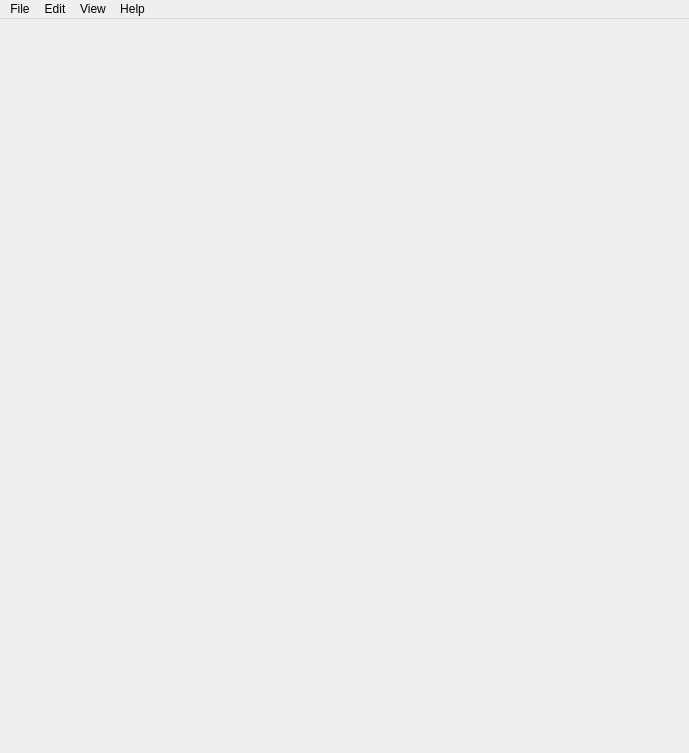
<?xml version="1.0" encoding="UTF-8"?>
<ui version="4.0">
 <class>GenComp::MainWindow</class>
 <widget class="QMainWindow" name="GenComp::MainWindow">
  <property name="enabled">
   <bool>true</bool>
  </property>
  <property name="geometry">
   <rect>
    <x>0</x>
    <y>0</y>
    <width>689</width>
    <height>753</height>
   </rect>
  </property>
  <property name="windowTitle">
   <string>MainWindow</string>
  </property>
  <widget class="QWidget" name="centralwidget">
   <property name="enabled">
    <bool>true</bool>
   </property>
   <layout class="QGridLayout" name="gridLayout">
    <property name="leftMargin">
     <number>0</number>
    </property>
    <property name="topMargin">
     <number>0</number>
    </property>
    <property name="rightMargin">
     <number>0</number>
    </property>
    <property name="bottomMargin">
     <number>0</number>
    </property>
    <item row="0" column="0">
     <layout class="QHBoxLayout" name="centrallayout">
      <item>
       <widget class="FancyTabBar" name="tabbar" native="true"/>
      </item>
     </layout>
    </item>
   </layout>
  </widget>
  <widget class="QMenuBar" name="menubar">
   <property name="geometry">
    <rect>
     <x>0</x>
     <y>0</y>
     <width>689</width>
     <height>22</height>
    </rect>
   </property>
   <widget class="QMenu" name="menuFile">
    <property name="title">
     <string>File</string>
    </property>
   </widget>
   <widget class="QMenu" name="menuHelp">
    <property name="title">
     <string>Help</string>
    </property>
    <addaction name="actionOpen_wiki"/>
    <addaction name="actionSystem_calls"/>
    <addaction name="actionVersion"/>
   </widget>
   <widget class="QMenu" name="menuEdit">
    <property name="title">
     <string>Edit</string>
    </property>
    <addaction name="actionSettings"/>
   </widget>
   <widget class="QMenu" name="menuView">
    <property name="title">
     <string>View</string>
    </property>
   </widget>
   <addaction name="menuFile"/>
   <addaction name="menuEdit"/>
   <addaction name="menuView"/>
   <addaction name="menuHelp"/>
  </widget>
  <action name="actionOpen_wiki">
   <property name="text">
    <string>Wiki</string>
   </property>
  </action>
  <action name="actionVersion">
   <property name="text">
    <string>Version</string>
   </property>
  </action>
  <action name="actionSettings">
   <property name="text">
    <string>Settings</string>
   </property>
  </action>
  <action name="actionSystem_calls">
   <property name="text">
    <string>System calls</string>
   </property>
  </action>
  <action name="actionView">
   <property name="text">
    <string>View</string>
   </property>
  </action>
 </widget>
 <customwidgets>
  <customwidget>
   <class>FancyTabBar</class>
   <extends>QWidget</extends>
   <header>fancytabbar.h</header>
   <container>1</container>
  </customwidget>
 </customwidgets>
 <resources/>
 <connections/>
</ui>
